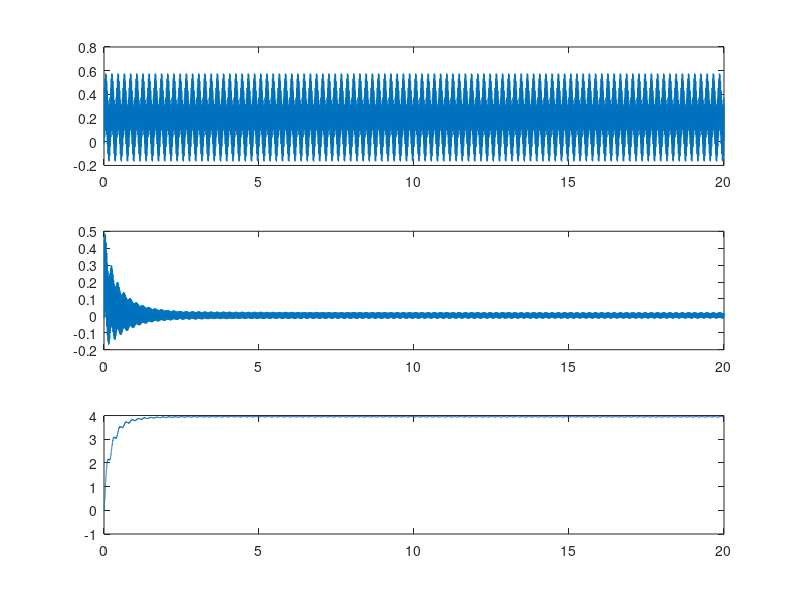

MATLAB code to generate this figure:
clear;
close all;
clc;

load('B_iir_q15.mat');
load('A_iir_q15.mat');
load('scale_iir_q15.mat');
load('B_decim_q15.mat');
load('B_interp_q15.mat');

%% IIR filter test vector
Fs   = 2000;
T    = 20;
time = 0:1/Fs:T;

f1 = 50;
f2 = 5;
f3 = 40;
f4 = 100;
f5 = 900;

sine_wave = @(f) sin(2*pi*f*time);
input = 0.3 + 0.2 * sine_wave(f1) + 0.1 * sine_wave(f2) + ...
        0.4 * sine_wave(f3) + 0.3 * sine_wave(f4) + 0.4 * sine_wave(f5);
% Normalization
input = input ./ max(abs(input * 32768 / 32767));

B = B_iir_q15;
A = [32768^2/scale_iir_q15, A_iir_q15];
expect = filter(B, A, input);

mkdir iir3;
fid_in = fopen('iir3/input_vector.csv', 'w');
fid_expect = fopen('iir3/expect_vector.csv', 'w');

fprintf(fid_in, "%f\n", input);
fprintf(fid_expect, "%f\n", expect);


%% FIR decim filter test vector and also for non-decimated FIR circular testing
Fs   = 8000;
T    = 20;
time = 0:1/Fs:T;

% Decimation ratio
n = 4;

f1 = 5;
f2 = 50;
f3 = 100;
f4 = 500;
f5 = 800;
f6 = 1000;
f7 = 1500;
f8 = 3999;

sine_wave = @(f) sin(2*pi*f*time);
input = 0.3 + 0.2 * sine_wave(f1) + 0.1 * sine_wave(f2) + ...
        0.4 * sine_wave(f3) + 0.3 * sine_wave(f4) + 0.4 * sine_wave(f5) + ...
        0.2 * sine_wave(f6) + 0.3 * sine_wave(f7) + 0.4 * sine_wave(f8);
% Normalization
input = input ./ max(abs(input * 32768 / 32767));

B = B_decim_q15 / 32768;
expect0 = filter(B, 1, input);
expect = expect0(n:n:end);

mkdir fir_decim;
fid_in = fopen('fir_decim/input_vector.csv', 'w');
fid_expect = fopen('fir_decim/expect_vector.csv', 'w');

fprintf(fid_in, "%f\n", input);
fprintf(fid_expect, "%f\n", expect);

mkdir fir_circular;
fid_in = fopen('fir_circular/input_vector.csv', 'w');
fid_expect = fopen('fir_circular/expect_vector.csv', 'w');

fprintf(fid_in, "%f\n", input);
fprintf(fid_expect, "%f\n", expect0);

%% FIR interp filter test vector
Fs   = 2000;
T    = 20;
time = 0:1/Fs:T;

% Interpolation ratio
n = 4;

f1 = 5;
f2 = 50;
f3 = 100;
f4 = 500;
f5 = 800;
f6 = 999;

sine_wave = @(f) sin(2*pi*f*time);
input = 0.3 + 0.2 * sine_wave(f1) + 0.1 * sine_wave(f2) + ...
        0.4 * sine_wave(f3) + 0.3 * sine_wave(f4) + 0.4 * sine_wave(f5) + ...
        0.2 * sine_wave(f6);
    
% Normalization
input = input ./ max(abs(input * 32768 / 32767));

B = B_interp_q15 / 32768;

% Put zeros to input vector as feed for interpolation filter
feed = zeros(1, length(input) * n);
feed(n:n:end) = input;

expect = filter(B, 1, feed);

mkdir fir_interp;
fid_in = fopen('fir_interp/input_vector.csv', 'w');
fid_expect = fopen('fir_interp/expect_vector.csv', 'w');

fprintf(fid_in, "%f\n", input);
fprintf(fid_expect, "%f\n", expect);

%% LNLMS test vector
Fs   = 2000;
T    = 20;
time = 0:1/Fs:T;

alpha = 32767/32768;
mu    = 0.01;

% Interpolation ratio
f1 = 5;
f2 = 50;
f3 = 100;
f4 = 500;
f5 = 800;
f6 = 999;

sine_wave = @(f) sin(2*pi*f*time);
input = 0.3 + 0.2 * sine_wave(f1) + 0.1 * sine_wave(f2) + ...
        0.4 * sine_wave(f3) + 0.3 * sine_wave(f4) + 0.4 * sine_wave(f5) + ...
        0.2 * sine_wave(f6);
    
% Normalization
input = input ./ max(abs(input * 32768 / 32767)) * 0.25;

B = B_interp_q15 / 32768;
y = filter(B, 1, input);

H_x = zeros(length(B), 1);

error = zeros(1, length(y));

wn = zeros(1, length(B));
wn(1) = 0;

sum_wn = zeros(1, length(y));

% LNLMS algorithm
eps = 0.1;
for i = 1:length(y)
    H_x = [input(i); H_x(1:end-1)];
    
    error(i) = y(i) - wn * H_x;
    wn = alpha * wn + mu * error(i) * H_x' / (H_x' * H_x + eps);
    sum_wn(i) = sum(wn);
end

expect = error;

figure;
subplot(3, 1, 1);
stairs(time, y);
subplot(3, 1, 2);
stairs(time, error);
subplot(3, 1, 3);
stairs(time, sum_wn);

mkdir lnlms;
fid_in = fopen('lnlms/input_vector.csv', 'w');
fid_expect = fopen('lnlms/expect_vector.csv', 'w');

fprintf(fid_in, "%f\n", input);
fprintf(fid_expect, "%f\n", expect);